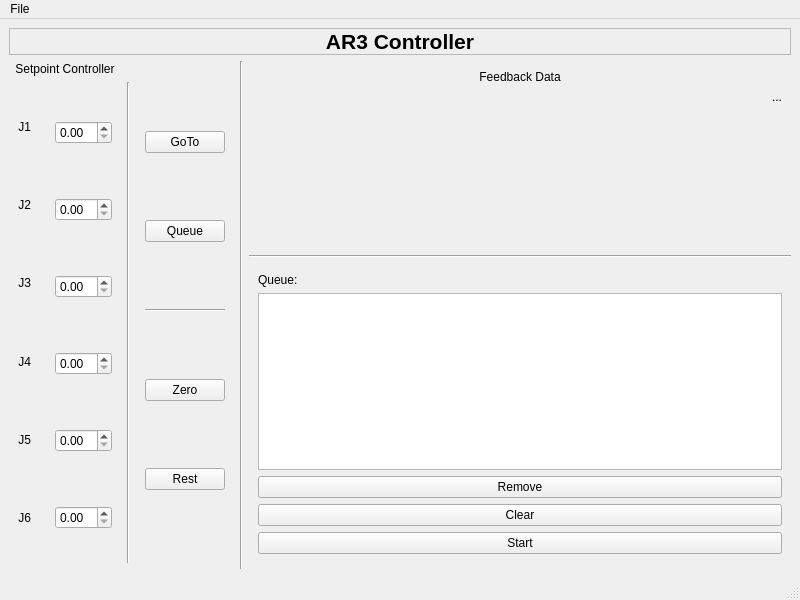
<?xml version="1.0" encoding="UTF-8"?>
<ui version="4.0">
 <class>AR3Controller</class>
 <widget class="QMainWindow" name="AR3Controller">
  <property name="geometry">
   <rect>
    <x>0</x>
    <y>0</y>
    <width>800</width>
    <height>600</height>
   </rect>
  </property>
  <property name="windowTitle">
   <string>MainWindow</string>
  </property>
  <widget class="QWidget" name="centralwidget">
   <layout class="QGridLayout" name="gridLayout">
    <item row="1" column="0" colspan="6">
     <widget class="QLabel" name="label_7">
      <property name="maximumSize">
       <size>
        <width>16777215</width>
        <height>30</height>
       </size>
      </property>
      <property name="font">
       <font>
        <pointsize>16</pointsize>
        <weight>75</weight>
        <bold>true</bold>
       </font>
      </property>
      <property name="frameShape">
       <enum>QFrame::StyledPanel</enum>
      </property>
      <property name="frameShadow">
       <enum>QFrame::Sunken</enum>
      </property>
      <property name="lineWidth">
       <number>2</number>
      </property>
      <property name="text">
       <string>AR3 Controller</string>
      </property>
      <property name="alignment">
       <set>Qt::AlignCenter</set>
      </property>
     </widget>
    </item>
    <item row="2" column="5" rowspan="3">
     <widget class="QWidget" name="widget_3" native="true">
      <layout class="QVBoxLayout" name="verticalLayout_5">
       <item>
        <widget class="QLabel" name="label_9">
         <property name="maximumSize">
          <size>
           <width>16777215</width>
           <height>15</height>
          </size>
         </property>
         <property name="text">
          <string>Feedback Data</string>
         </property>
         <property name="alignment">
          <set>Qt::AlignCenter</set>
         </property>
        </widget>
       </item>
       <item>
        <widget class="QLabel" name="feedback_label">
         <property name="minimumSize">
          <size>
           <width>0</width>
           <height>150</height>
          </size>
         </property>
         <property name="text">
          <string>...</string>
         </property>
         <property name="alignment">
          <set>Qt::AlignRight|Qt::AlignTop|Qt::AlignTrailing</set>
         </property>
        </widget>
       </item>
      </layout>
     </widget>
    </item>
    <item row="2" column="4" rowspan="6">
     <widget class="Line" name="line_2">
      <property name="orientation">
       <enum>Qt::Vertical</enum>
      </property>
     </widget>
    </item>
    <item row="3" column="0" rowspan="4">
     <widget class="QWidget" name="joint_labels" native="true">
      <layout class="QVBoxLayout" name="verticalLayout_2">
       <item>
        <widget class="QLabel" name="label">
         <property name="text">
          <string>J1</string>
         </property>
         <property name="alignment">
          <set>Qt::AlignRight|Qt::AlignTrailing|Qt::AlignVCenter</set>
         </property>
        </widget>
       </item>
       <item>
        <widget class="QLabel" name="label_2">
         <property name="text">
          <string>J2</string>
         </property>
         <property name="alignment">
          <set>Qt::AlignRight|Qt::AlignTrailing|Qt::AlignVCenter</set>
         </property>
        </widget>
       </item>
       <item>
        <widget class="QLabel" name="label_3">
         <property name="text">
          <string>J3</string>
         </property>
         <property name="alignment">
          <set>Qt::AlignRight|Qt::AlignTrailing|Qt::AlignVCenter</set>
         </property>
        </widget>
       </item>
       <item>
        <widget class="QLabel" name="label_4">
         <property name="text">
          <string>J4</string>
         </property>
         <property name="alignment">
          <set>Qt::AlignRight|Qt::AlignTrailing|Qt::AlignVCenter</set>
         </property>
        </widget>
       </item>
       <item>
        <widget class="QLabel" name="label_5">
         <property name="text">
          <string>J5</string>
         </property>
         <property name="alignment">
          <set>Qt::AlignRight|Qt::AlignTrailing|Qt::AlignVCenter</set>
         </property>
        </widget>
       </item>
       <item>
        <widget class="QLabel" name="label_6">
         <property name="text">
          <string>J6</string>
         </property>
         <property name="alignment">
          <set>Qt::AlignRight|Qt::AlignTrailing|Qt::AlignVCenter</set>
         </property>
        </widget>
       </item>
      </layout>
     </widget>
    </item>
    <item row="2" column="3" rowspan="5">
     <widget class="QWidget" name="widget" native="true">
      <layout class="QVBoxLayout" name="verticalLayout_3">
       <item>
        <widget class="QPushButton" name="goto_button">
         <property name="text">
          <string>GoTo</string>
         </property>
        </widget>
       </item>
       <item>
        <widget class="QPushButton" name="pushButton">
         <property name="text">
          <string>Queue</string>
         </property>
        </widget>
       </item>
       <item>
        <widget class="Line" name="line_3">
         <property name="orientation">
          <enum>Qt::Horizontal</enum>
         </property>
        </widget>
       </item>
       <item>
        <widget class="QPushButton" name="zero_button">
         <property name="text">
          <string>Zero</string>
         </property>
        </widget>
       </item>
       <item>
        <widget class="QPushButton" name="rest_button">
         <property name="text">
          <string>Rest</string>
         </property>
        </widget>
       </item>
      </layout>
     </widget>
    </item>
    <item row="6" column="5">
     <widget class="QWidget" name="widget_2" native="true">
      <layout class="QVBoxLayout" name="verticalLayout_4">
       <item>
        <widget class="QLabel" name="label_8">
         <property name="text">
          <string>Queue:</string>
         </property>
        </widget>
       </item>
       <item>
        <widget class="QListWidget" name="queue_list"/>
       </item>
       <item>
        <widget class="QPushButton" name="pushButton_2">
         <property name="text">
          <string>Remove</string>
         </property>
        </widget>
       </item>
       <item>
        <widget class="QPushButton" name="pushButton_3">
         <property name="text">
          <string>Clear</string>
         </property>
        </widget>
       </item>
       <item>
        <widget class="QPushButton" name="start_queue_button">
         <property name="text">
          <string>Start</string>
         </property>
        </widget>
       </item>
      </layout>
     </widget>
    </item>
    <item row="5" column="5">
     <widget class="Line" name="line">
      <property name="orientation">
       <enum>Qt::Horizontal</enum>
      </property>
     </widget>
    </item>
    <item row="2" column="0" colspan="2">
     <widget class="QLabel" name="label_10">
      <property name="maximumSize">
       <size>
        <width>16777215</width>
        <height>15</height>
       </size>
      </property>
      <property name="text">
       <string>Setpoint Controller</string>
      </property>
      <property name="alignment">
       <set>Qt::AlignCenter</set>
      </property>
     </widget>
    </item>
    <item row="3" column="1" rowspan="4">
     <widget class="QWidget" name="joint_values" native="true">
      <layout class="QVBoxLayout" name="verticalLayout">
       <property name="spacing">
        <number>29</number>
       </property>
       <property name="topMargin">
        <number>14</number>
       </property>
       <item>
        <widget class="QDoubleSpinBox" name="doubleSpinBox"/>
       </item>
       <item>
        <widget class="QDoubleSpinBox" name="doubleSpinBox_2"/>
       </item>
       <item>
        <widget class="QDoubleSpinBox" name="doubleSpinBox_3"/>
       </item>
       <item>
        <widget class="QDoubleSpinBox" name="doubleSpinBox_4"/>
       </item>
       <item>
        <widget class="QDoubleSpinBox" name="doubleSpinBox_5"/>
       </item>
       <item>
        <widget class="QDoubleSpinBox" name="doubleSpinBox_6"/>
       </item>
      </layout>
     </widget>
    </item>
    <item row="3" column="2" rowspan="4">
     <widget class="Line" name="line_4">
      <property name="orientation">
       <enum>Qt::Vertical</enum>
      </property>
     </widget>
    </item>
   </layout>
  </widget>
  <widget class="QMenuBar" name="menubar">
   <property name="geometry">
    <rect>
     <x>0</x>
     <y>0</y>
     <width>800</width>
     <height>22</height>
    </rect>
   </property>
   <widget class="QMenu" name="menuFile">
    <property name="title">
     <string>File</string>
    </property>
    <addaction name="actionSave_Queue"/>
    <addaction name="actionLoad_Queue"/>
    <addaction name="separator"/>
    <addaction name="actionQuit"/>
   </widget>
   <addaction name="menuFile"/>
  </widget>
  <widget class="QStatusBar" name="statusbar"/>
  <action name="actionQuit">
   <property name="text">
    <string>Quit</string>
   </property>
  </action>
  <action name="actionSave_Queue">
   <property name="text">
    <string>Save Queue</string>
   </property>
  </action>
  <action name="actionLoad_Queue">
   <property name="text">
    <string>Load Queue</string>
   </property>
  </action>
 </widget>
 <resources/>
 <connections>
  <connection>
   <sender>actionQuit</sender>
   <signal>triggered()</signal>
   <receiver>AR3Controller</receiver>
   <slot>close()</slot>
   <hints>
    <hint type="sourcelabel">
     <x>-1</x>
     <y>-1</y>
    </hint>
    <hint type="destinationlabel">
     <x>399</x>
     <y>299</y>
    </hint>
   </hints>
  </connection>
 </connections>
</ui>
